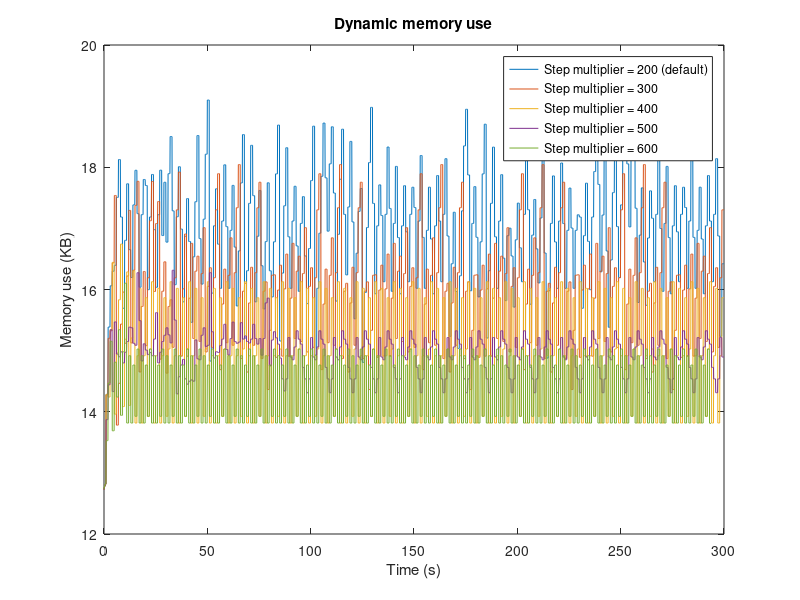

Write the MATLAB code that produced this figure.
figure('Name', 'dynamic_memory_use_nostm')
hold off
file1 = fopen('mem_gc200_nostm.txt', 'r');
file2 = fopen('mem_gc300_nostm.txt', 'r');
file3 = fopen('mem_gc400_nostm.txt', 'r');
file4 = fopen('mem_gc500_nostm.txt', 'r');
file5 = fopen('mem_gc600_nostm.txt', 'r');
data1 = fscanf(file1, '%f');
data2 = fscanf(file2, '%f');
data3 = fscanf(file3, '%f');
data4 = fscanf(file4, '%f');
data5 = fscanf(file5, '%f');

dt = 0.1;
t1 = [0:length(data1)-1]*dt;
t2 = [0:length(data2)-1]*dt;
t3 = [0:length(data3)-1]*dt;
t4 = [0:length(data4)-1]*dt;
t5 = [0:length(data5)-1]*dt;

plot(t1, data1, t2, data2, t3, data3, t4, data4, t5, data5)
title('Dynamic memory use')
legend('Step multiplier = 200 (default)', 'Step multiplier = 300', 'Step multiplier = 400', 'Step multiplier = 500', 'Step multiplier = 600')
xlabel('Time (s)'), ylabel('Memory use (KB)')

fclose(file1);
fclose(file2);
fclose(file3);
fclose(file4);
fclose(file5);

% values: gc pause: 110, task_size: 500, no_measurements = 10, task_repeats = 20, run_time = 3000

avg200 = mean(data1);
avg300 = mean(data2);
avg400 = mean(data3);
avg500 = mean(data4);
avg600 = mean(data5);
averages = [avg200, avg300, avg400, avg500, avg600]

[max200, i200] = max(data1);
[max300, i300] = max(data2);
[max400, i400] = max(data3);
[max500, i500] = max(data4);
[max600, i600] = max(data5);

maxes = [max200, max300, max400, max500, max600]

index200 = i200*dt;
index300 = i300*dt;
index400 = i400*dt;
index500 = i500*dt;
index600 = i600*dt;
indices = [index200, index300, index400, index500, index600]